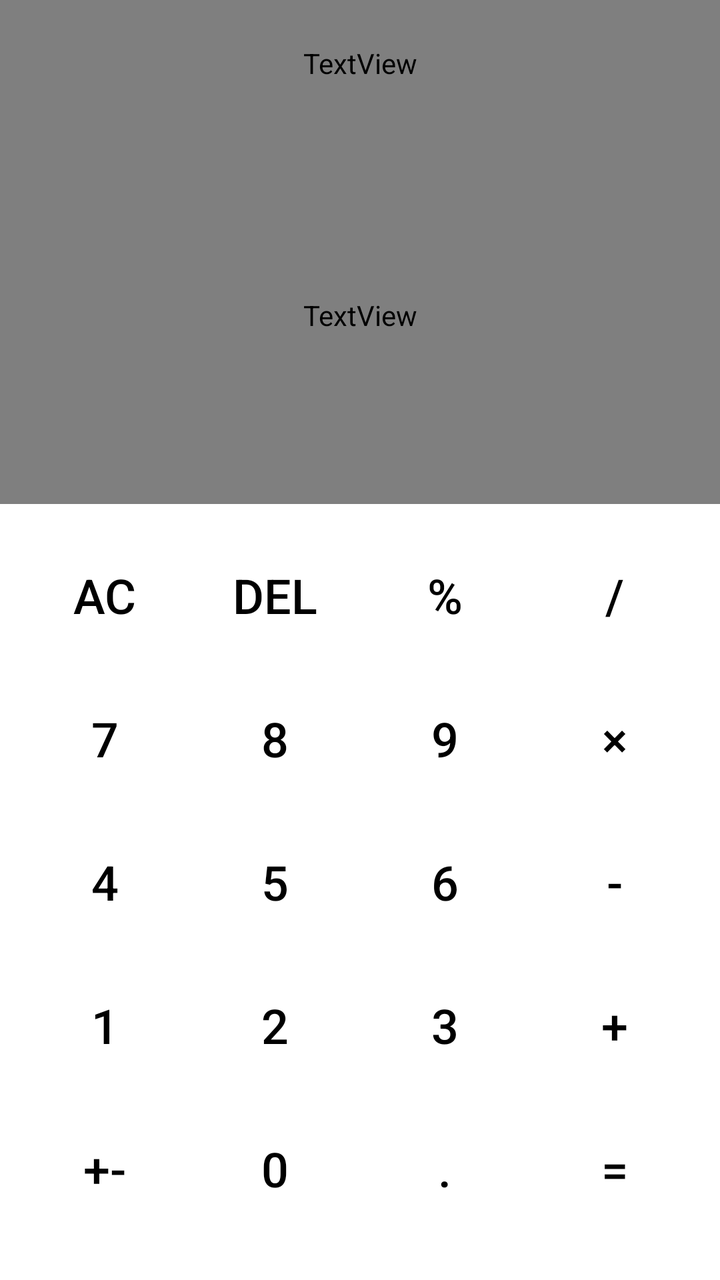
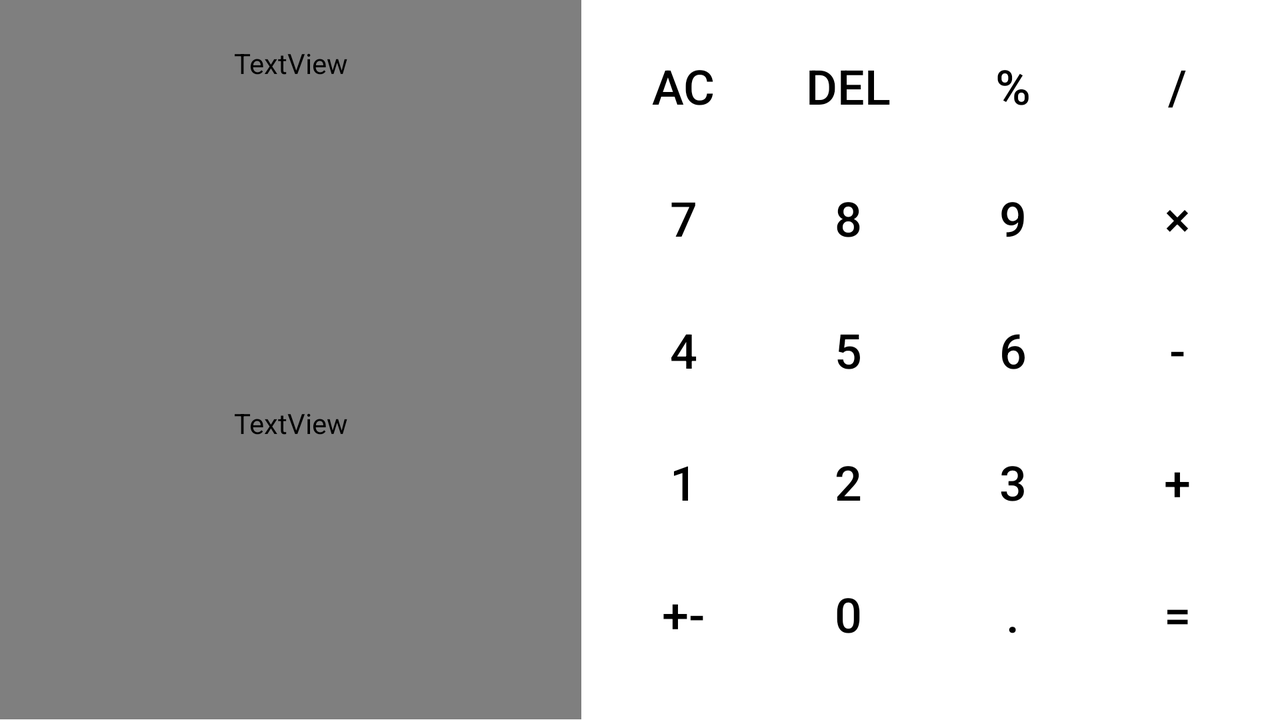

An Android layout and its configuration variant, each rendered on a device that would load it. The default file and the variant file are quoted in full after the pictures.
<!-- AndroidManifest.xml: application theme AppTheme -->
<!-- res/layout/activity_main.xml -->
<?xml version="1.0" encoding="utf-8"?>
<LinearLayout xmlns:android="http://schemas.android.com/apk/res/android"
    xmlns:tools="http://schemas.android.com/tools"
    android:layout_width="match_parent"
    android:layout_height="match_parent"
    android:orientation="vertical"
    android:background="@color/colorPrimary"
    tools:context=".MainActivity">

    <TextView
        android:id="@+id/topText"
        style="@style/ViewStyle"
        android:layout_width="match_parent"
        android:layout_height="0dp"
        android:layout_weight="0.1"
        android:autoSizeTextType="uniform"
        tools:ignore="RtlHardcoded"
        tools:targetApi="o" />

    <TextView
        android:id="@+id/bottomText"
        style="@style/ViewStyle"
        android:layout_width="match_parent"
        android:layout_height="0dp"
        android:layout_weight="0.3"
        android:text="@string/starting_input"
        android:textSize="@dimen/bottom_view_size_vertical"
        tools:ignore="RtlHardcoded" />

    <TableLayout
        android:layout_width="match_parent"
        android:layout_height="0dp"
        android:layout_marginBottom="@dimen/defaultPadding"
        android:layout_weight="0.6"
        android:gravity="bottom|center_horizontal"
        android:padding="@dimen/defaultPadding">

        <TableRow
            android:layout_width="match_parent"
            android:layout_height="0dp"
            android:layout_weight="1">

            <Button
                android:id="@+id/buttonAC"
                style="@style/ButtonStyle"
                android:text="@string/ac"/>

            <Button
                android:id="@+id/buttonDel"
                style="@style/ButtonStyle"
                android:text="@string/del" />

            <Button
                android:id="@+id/buttonPercent"
                style="@style/ButtonStyle"
                android:text="@string/percent" />

            <Button
                android:id="@+id/buttonDivide"
                style="@style/ButtonStyle"
                android:text="@string/divide" />
        </TableRow>

        <TableRow
            android:layout_width="match_parent"
            android:layout_height="0dp"
            android:layout_weight="1">

            <Button
                android:id="@+id/button7"
                style="@style/ButtonStyle"
                android:text="@string/button7" />

            <Button
                android:id="@+id/button8"
                style="@style/ButtonStyle"
                android:text="@string/button8" />

            <Button
                android:id="@+id/button9"
                style="@style/ButtonStyle"
                android:text="@string/button9" />

            <Button
                android:id="@+id/buttonMultiply"
                style="@style/ButtonStyle"
                android:text="@string/multiply" />
        </TableRow>

        <TableRow
            android:layout_width="match_parent"
            android:layout_height="0dp"
            android:layout_weight="1">

            <Button
                android:id="@+id/button4"
                style="@style/ButtonStyle"
                android:text="@string/button4" />

            <Button
                android:id="@+id/button5"
                style="@style/ButtonStyle"
                android:text="@string/button5" />

            <Button
                android:id="@+id/button6"
                style="@style/ButtonStyle"
                android:text="@string/button6" />

            <Button
                android:id="@+id/buttonMinus"
                style="@style/ButtonStyle"
                android:text="@string/minus" />
        </TableRow>

        <TableRow
            android:layout_width="match_parent"
            android:layout_height="0dp"
            android:layout_weight="1">

            <Button
                android:id="@+id/button1"
                style="@style/ButtonStyle"
                android:text="@string/button1" />

            <Button
                android:id="@+id/button2"
                style="@style/ButtonStyle"
                android:text="@string/button2" />

            <Button
                android:id="@+id/button3"
                style="@style/ButtonStyle"
                android:text="@string/button3" />

            <Button
                android:id="@+id/buttonPlus"
                style="@style/ButtonStyle"
                android:text="@string/plus" />
        </TableRow>

        <TableRow
            android:layout_width="match_parent"
            android:layout_height="0dp"
            android:layout_weight="1">

            <Button
                android:id="@+id/buttonPlusMinus"
                style="@style/ButtonStyle"
                android:text="@string/plus_minus" />

            <Button
                android:id="@+id/button0"
                style="@style/ButtonStyle"
                android:text="@string/button0" />

            <Button
                android:id="@+id/buttonDot"
                style="@style/ButtonStyle"
                android:text="@string/dot" />

            <Button
                android:id="@+id/buttonEquals"
                style="@style/ButtonStyle"
                android:text="@string/equals" />
        </TableRow>
    </TableLayout>
</LinearLayout>
<!-- resources referenced by this layout -->
<resources>
  <color name="colorPrimary">#ffffff</color>
  <dimen name="bottom_view_size_vertical">65sp</dimen>
  <dimen name="defaultPadding">10dp</dimen>
  <string name="ac" translatable="false">AC</string>
  <string name="button0" translatable="false">0</string>
  <string name="button1" translatable="false">1</string>
  <string name="button2" translatable="false">2</string>
  <string name="button3" translatable="false">3</string>
  <string name="button4" translatable="false">4</string>
  <string name="button5" translatable="false">5</string>
  <string name="button6" translatable="false">6</string>
  <string name="button7" translatable="false">7</string>
  <string name="button8" translatable="false">8</string>
  <string name="button9" translatable="false">9</string>
  <string name="del" translatable="false">DEL</string>
  <string name="divide" translatable="false">/</string>
  <string name="dot" translatable="false">.</string>
  <string name="equals" translatable="false">=</string>
  <string name="minus" translatable="false">-</string>
  <string name="multiply" translatable="false">×</string>
  <string name="percent" translatable="false">%</string>
  <string name="plus" translatable="false">+</string>
  <string name="plus_minus" translatable="false">+-</string>
  <string name="starting_input" translatable="false">0</string>
  <style name="ButtonStyle" parent="@android:style/Widget.Material.Button">
          <item name="android:layout_width">0dp</item>
          <item name="android:layout_height">match_parent</item>
          <item name="android:layout_weight">1</item>
          <item name="android:background">@color/colorPrimary</item>
          <item name="android:textColor">@color/black</item>
          <item name="android:textSize">@dimen/buttonFontSize</item>
      </style>
  <style name="ViewStyle" parent="@android:style/Widget.Material.TextView">
          <item name="android:layout_width">match_parent</item>
          <item name="android:fontFamily">sans-serif-thin</item>
          <item name="android:gravity">right|top</item>
          <item name="android:background">@color/gray</item>
          <item name="android:padding">@dimen/defaultPadding</item>
          <item name="android:textColor">@color/colorSecondary</item>
          <item name="android:textIsSelectable">true</item>
          <item name="android:elevation">10dp</item>
      </style>
  <style name="AppTheme" parent="Theme.MaterialComponents.DayNight">
          
          <item name="colorPrimary">@color/colorPrimary</item>
          
          <item name="android:windowLightNavigationBar" tools:ignore="NewApi">true</item>
          <item name="android:navigationBarColor">@color/white</item>
          
          <item name="android:statusBarColor">@color/white</item>
          <item name="android:windowLightStatusBar" tools:ignore="NewApi">true</item>
      </style>
  <color name="black">#000000</color>
  <dimen name="buttonFontSize">24sp</dimen>
  <color name="gray">#e8e8e8</color>
  <color name="colorSecondary">#000000</color>
  <color name="white">#ffffff</color>
</resources>
<!-- res/layout-land/activity_main.xml (the repository's variant of the layout above) -->
<!-- drawn on the phone turned sideways -->
<?xml version="1.0" encoding="utf-8"?>
<LinearLayout xmlns:android="http://schemas.android.com/apk/res/android"
    xmlns:tools="http://schemas.android.com/tools"
    android:layout_width="match_parent"
    android:layout_height="match_parent"
    android:orientation="vertical"
    android:background="@color/colorPrimary"
    tools:context=".MainActivity">

    <LinearLayout
        android:layout_width="match_parent"
        android:layout_height="0dp"
        android:layout_weight="0.5"
        android:baselineAligned="false"
        android:gravity="center_horizontal|top"
        android:orientation="horizontal">

        <LinearLayout
            android:layout_width="0dp"
            android:layout_height="match_parent"
            android:layout_weight="0.5"
            android:orientation="vertical"
            tools:ignore="NestedWeights">

            <TextView
                android:id="@+id/topText"
                style="@style/ViewStyle"
                android:layout_width="match_parent"
                android:layout_height="0dp"
                android:layout_weight="0.15"
                android:autoSizeTextType="uniform"
                tools:ignore="RtlHardcoded"
                tools:targetApi="o" />

            <TextView
                android:id="@+id/bottomText"
                style="@style/ViewStyle"
                android:layout_width="match_parent"
                android:layout_height="0dp"
                android:layout_weight="0.7"
                android:text="@string/starting_input"
                android:textSize="@dimen/bottom_view_size_horizontal"
                tools:ignore="RtlHardcoded" />
        </LinearLayout>

        <TableLayout
            android:layout_width="0dp"
            android:layout_height="match_parent"
            android:layout_weight="0.6"
            android:gravity="top|right"
            android:padding="@dimen/defaultPadding">

            <TableRow
                android:layout_width="match_parent"
                android:layout_height="0dp"
                android:layout_weight="1">

                <Button
                    android:id="@+id/buttonAC"
                    style="@style/ButtonStyle"
                    android:text="@string/ac" />

                <Button
                    android:id="@+id/buttonDel"
                    style="@style/ButtonStyle"
                    android:text="@string/del" />

                <Button
                    android:id="@+id/buttonPercent"
                    style="@style/ButtonStyle"
                    android:text="@string/percent" />

                <Button
                    android:id="@+id/buttonDivide"
                    style="@style/ButtonStyle"
                    android:text="@string/divide" />
            </TableRow>

            <TableRow
                android:layout_width="match_parent"
                android:layout_height="0dp"
                android:layout_weight="1">

                <Button
                    android:id="@+id/button7"
                    style="@style/ButtonStyle"
                    android:text="@string/button7" />

                <Button
                    android:id="@+id/button8"
                    style="@style/ButtonStyle"
                    android:text="@string/button8" />

                <Button
                    android:id="@+id/button9"
                    style="@style/ButtonStyle"
                    android:text="@string/button9" />

                <Button
                    android:id="@+id/buttonMultiply"
                    style="@style/ButtonStyle"
                    android:text="@string/multiply" />
            </TableRow>

            <TableRow
                android:layout_width="match_parent"
                android:layout_height="0dp"
                android:layout_weight="1">

                <Button
                    android:id="@+id/button4"
                    style="@style/ButtonStyle"
                    android:text="@string/button4" />

                <Button
                    android:id="@+id/button5"
                    style="@style/ButtonStyle"
                    android:text="@string/button5" />

                <Button
                    android:id="@+id/button6"
                    style="@style/ButtonStyle"
                    android:text="@string/button6" />

                <Button
                    android:id="@+id/buttonMinus"
                    style="@style/ButtonStyle"
                    android:text="@string/minus" />
            </TableRow>

            <TableRow
                android:layout_width="match_parent"
                android:layout_height="0dp"
                android:layout_weight="1">

                <Button
                    android:id="@+id/button1"
                    style="@style/ButtonStyle"
                    android:text="@string/button1" />

                <Button
                    android:id="@+id/button2"
                    style="@style/ButtonStyle"
                    android:text="@string/button2" />

                <Button
                    android:id="@+id/button3"
                    style="@style/ButtonStyle"
                    android:text="@string/button3" />

                <Button
                    android:id="@+id/buttonPlus"
                    style="@style/ButtonStyle"
                    android:text="@string/plus" />
            </TableRow>

            <TableRow
                android:layout_width="match_parent"
                android:layout_height="0dp"
                android:layout_marginBottom="10dp"
                android:layout_weight="1">

                <Button
                    android:id="@+id/buttonPlusMinus"
                    style="@style/ButtonStyle"
                    android:text="@string/plus_minus" />

                <Button
                    android:id="@+id/button0"
                    style="@style/ButtonStyle"
                    android:text="@string/button0" />

                <Button
                    android:id="@+id/buttonDot"
                    style="@style/ButtonStyle"
                    android:text="@string/dot" />

                <Button
                    android:id="@+id/buttonEquals"
                    style="@style/ButtonStyle"
                    android:text="@string/equals" />
            </TableRow>
        </TableLayout>
    </LinearLayout>

</LinearLayout>
<!-- resources referenced by the variant -->
<!-- as the phone turned sideways resolves them -->
<resources>
  <color name="colorPrimary">#ffffff</color>
  <dimen name="bottom_view_size_horizontal">75sp</dimen>
  <dimen name="defaultPadding">10dp</dimen>
  <string name="ac" translatable="false">AC</string>
  <string name="button0" translatable="false">0</string>
  <string name="button1" translatable="false">1</string>
  <string name="button2" translatable="false">2</string>
  <string name="button3" translatable="false">3</string>
  <string name="button4" translatable="false">4</string>
  <string name="button5" translatable="false">5</string>
  <string name="button6" translatable="false">6</string>
  <string name="button7" translatable="false">7</string>
  <string name="button8" translatable="false">8</string>
  <string name="button9" translatable="false">9</string>
  <string name="del" translatable="false">DEL</string>
  <string name="divide" translatable="false">/</string>
  <string name="dot" translatable="false">.</string>
  <string name="equals" translatable="false">=</string>
  <string name="minus" translatable="false">-</string>
  <string name="multiply" translatable="false">×</string>
  <string name="percent" translatable="false">%</string>
  <string name="plus" translatable="false">+</string>
  <string name="plus_minus" translatable="false">+-</string>
  <string name="starting_input" translatable="false">0</string>
  <style name="ButtonStyle" parent="@android:style/Widget.Material.Button">
          <item name="android:layout_width">0dp</item>
          <item name="android:layout_height">match_parent</item>
          <item name="android:layout_weight">1</item>
          <item name="android:background">@color/colorPrimary</item>
          <item name="android:textColor">@color/black</item>
          <item name="android:textSize">@dimen/buttonFontSize</item>
      </style>
  <style name="ViewStyle" parent="@android:style/Widget.Material.TextView">
          <item name="android:layout_width">match_parent</item>
          <item name="android:fontFamily">sans-serif-thin</item>
          <item name="android:gravity">right|top</item>
          <item name="android:background">@color/gray</item>
          <item name="android:padding">@dimen/defaultPadding</item>
          <item name="android:textColor">@color/colorSecondary</item>
          <item name="android:textIsSelectable">true</item>
          <item name="android:elevation">10dp</item>
      </style>
  <style name="AppTheme" parent="Theme.MaterialComponents.DayNight">
          
          <item name="colorPrimary">@color/colorPrimary</item>
          
          <item name="android:windowLightNavigationBar" tools:ignore="NewApi">true</item>
          <item name="android:navigationBarColor">@color/white</item>
          
          <item name="android:statusBarColor">@color/white</item>
          <item name="android:windowLightStatusBar" tools:ignore="NewApi">true</item>
      </style>
  <color name="black">#000000</color>
  <dimen name="buttonFontSize">24sp</dimen>
  <color name="gray">#e8e8e8</color>
  <color name="colorSecondary">#000000</color>
  <color name="white">#ffffff</color>
</resources>
